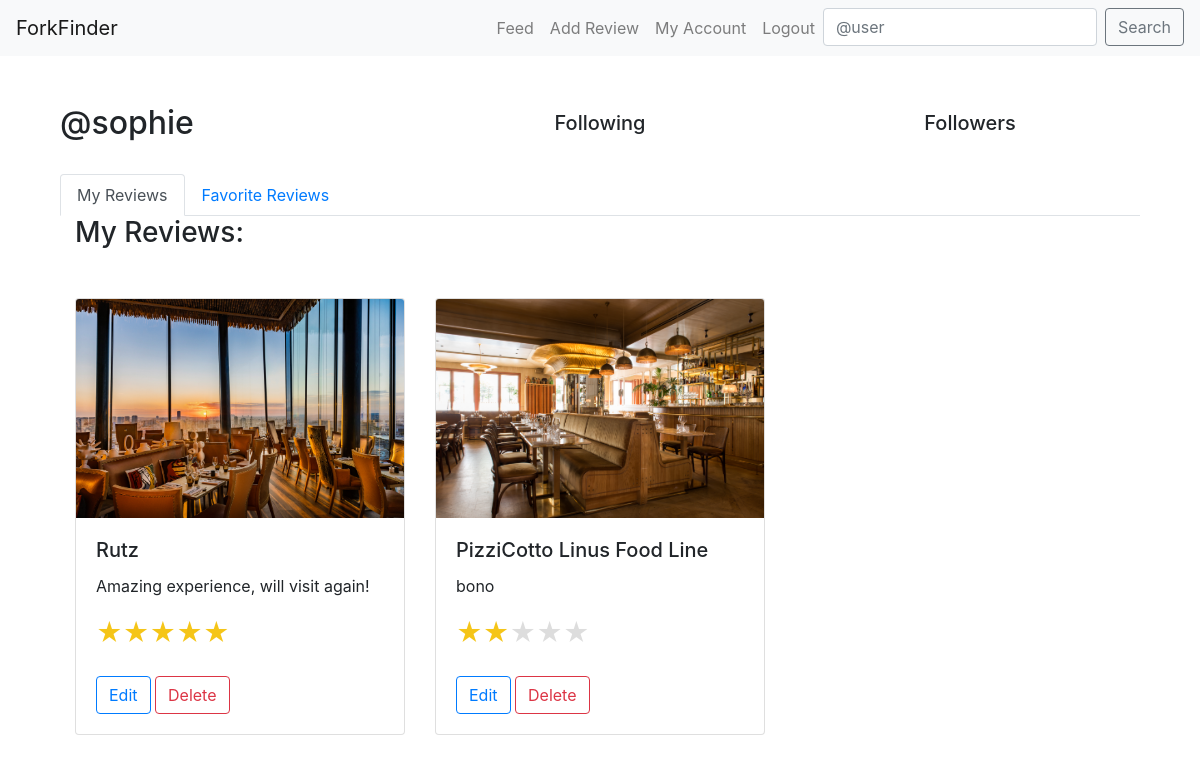
Before: /my_account/ (signed in) with the older database file.
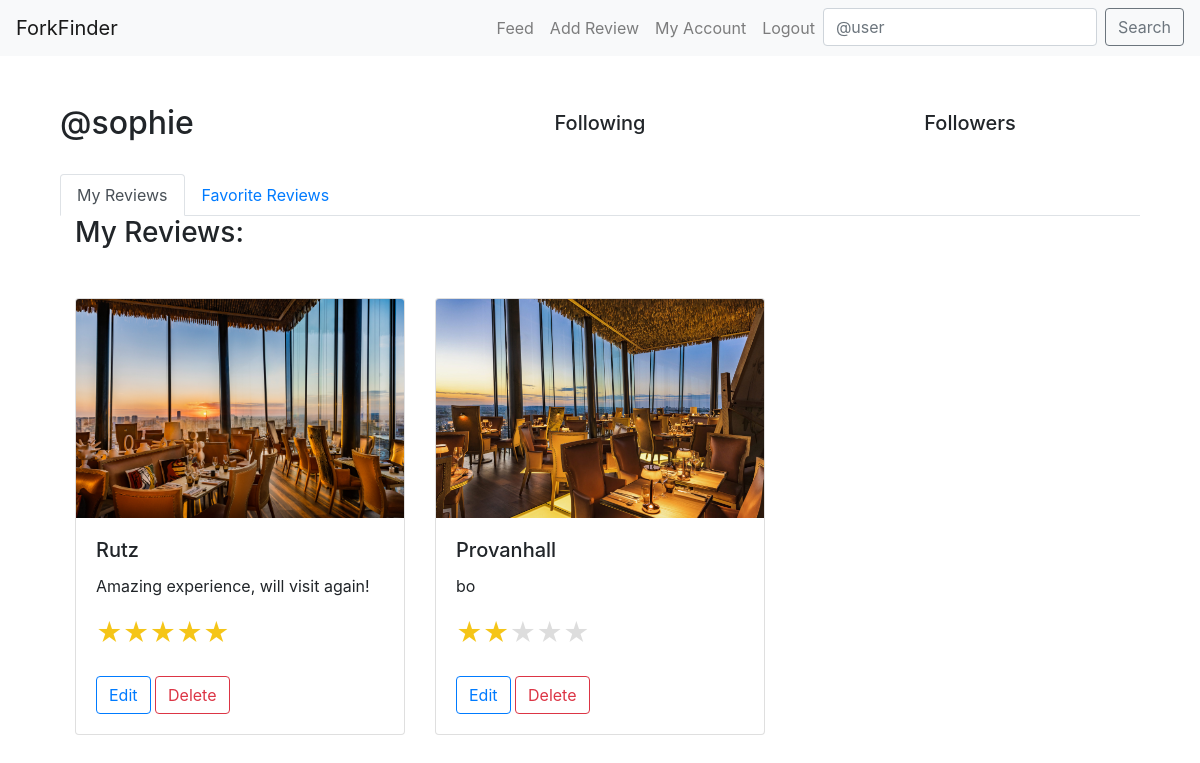
After: the same page with the newer database file.
### core/models.py (models this page shows, shortened)
class Review(models.Model):
    user = models.ForeignKey(User, related_name="reviews", on_delete=models.CASCADE)
    restaurant = models.ForeignKey(Restaurant, on_delete=models.CASCADE)
    body = models.CharField(max_length=255)
    rating = models.PositiveSmallIntegerField()
    taste_rating = models.PositiveSmallIntegerField(blank=True, null=True)
    presentation_rating = models.PositiveSmallIntegerField(blank=True, null=True)
    service_rating = models.PositiveSmallIntegerField(blank=True, null=True)
    photo = models.ImageField(upload_to='media/review_photos/')
    is_featured = models.BooleanField(default=False)
    created_at = models.DateTimeField(auto_now_add=True)

class Restaurant(models.Model):
    place_id = models.CharField(max_length=255, unique=True)
    name = models.CharField(max_length=60)
    address = models.CharField(max_length=120,blank=True,null=True)
    longitude = models.CharField(max_length=255)
    latitude = models.CharField(max_length=255)

### core/views.py (the view)
# urls.py: path("my_account/", my_account_view, name="my_account"),
def my_account_view(request):
    return render(request, "my_account.html")

### core/models.py (called while the page is built)
    def is_culinary_critic(self):
        return self.user_type == 'critic'

### templates/my_account.html (shortened to what this page needs)
{% extends "base.html" %}
{% block content %}
<div class="container">
    <div class="row align-items-center mb-4">
        <div class="col-md-4">
            <h2>@{{ request.user.username }}
            </h2>
        </div>
        <div class="col-md-4 text-center">
            <h5>{{ profile.follows.count }} Following</h5>
        </div>
        <div class="col-md-4 text-center">
            <h5>{{ profile.followed_by.count }} Followers</h5>
        </div>
    </div>
    <ul class="nav nav-tabs" id="myTab" role="tablist">
        <li class="nav-item">
            <a class="nav-link active" id="my-reviews-tab" data-toggle="tab" href="#my-reviews" role="tab" aria-controls="my-reviews" aria-selected="true">My Reviews</a>
        </li>
        <li class="nav-item">
            <a class="nav-link" id="favorite-reviews-tab" data-toggle="tab" href="#favorite-reviews" role="tab" aria-controls="favorite-reviews" aria-selected="false">Favorite Reviews</a>
        </li>
    </ul>
    <div class="tab-content" id="myTabContent" >
        <div class="tab-pane fade show active" id="my-reviews" role="tabpanel" aria-labelledby="my-reviews-tab">
            <div class="container">
                <h3 class="mb-4">My Reviews:</h3>
                <br>
                <div class="row">
                    {% for review in request.user.reviews.all %}
                    <div class="col-md-4 mb-3">
                        <div class="card">
                            <img src="{{ review.photo.url }}" class="card-img-top" alt="Restaurant Photo">
                            <div class="card-body">
                                <h5 class="card-title">{{ review.restaurant.name }}</h5>
                                <p class="card-text">{{ review.body }}</p>
                                <p class="card-text">
                                    <small class="text-muted">
                                        <span class="star-rating">
                                            {% for i in "54321" %}
                                                <label style="color: {% if i|add:0 <= review.rating %}#f5c518{% else %}#ddd{% endif %};">&#9733;</label>
                                            {% endfor %}
                                        </span>
                                    </small>
                                </p>
                                <a href="{% url 'edit_review' review.pk %}" class="btn btn-outline-primary">Edit</a>
                                <button type="button" class="btn btn-outline-danger" data-toggle="modal" data-target="#deleteModal{{ review.pk }}">
                                    Delete
                                </button>
                            </div>
                        </div>
                    </div>
                    {% endfor %}
                </div>
            </div>
        </div>
    </div>
</div>
{% endblock %}

Changed rows visible on the page:
removed Review: photo (picture), restaurant.name "PizziCotto Linus Food Line", body "bono"
added Review: photo (picture), restaurant.name "Provanhall", body "bo"
